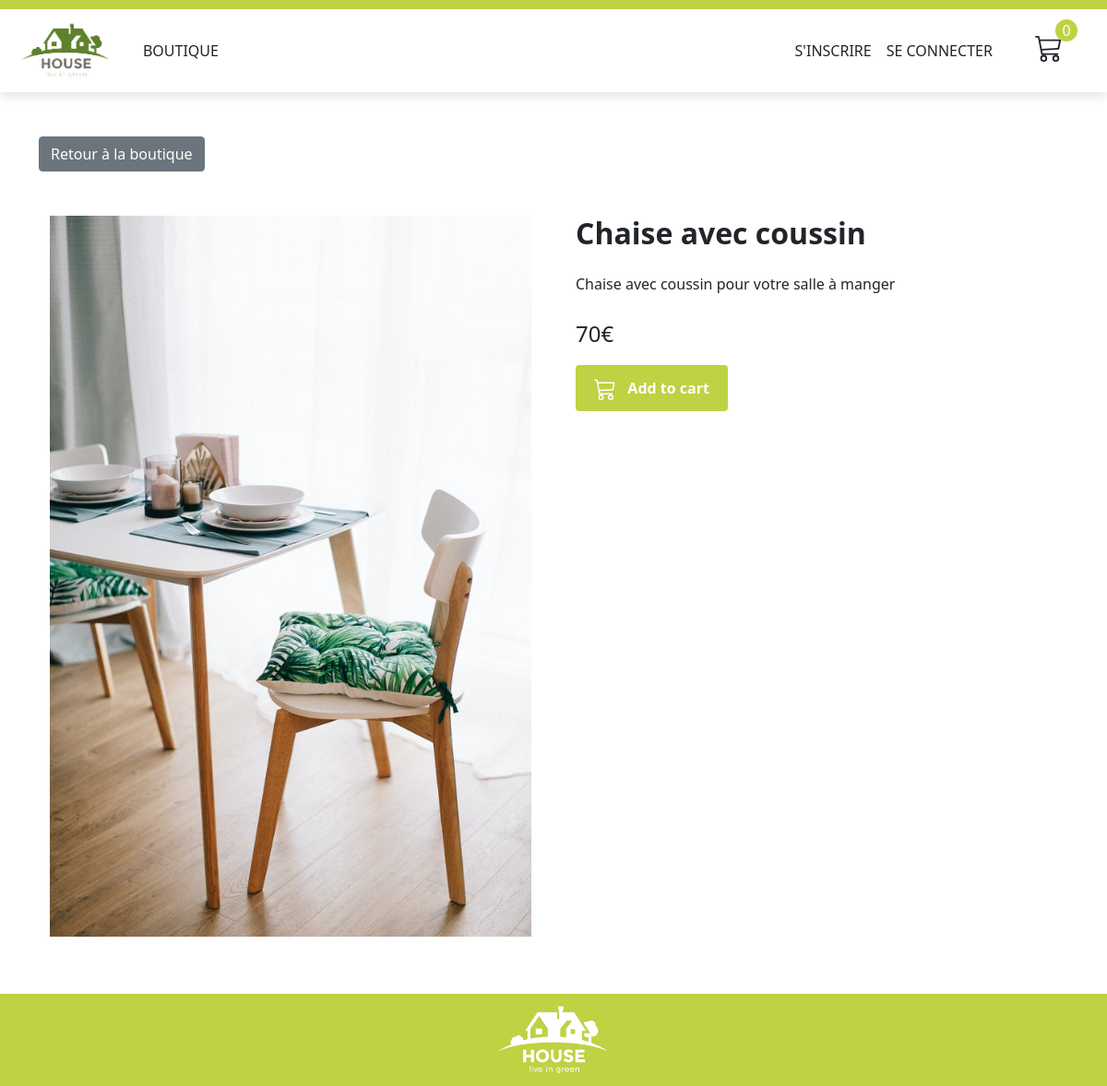
Screenshot of /viewproduct.php?id=1 with the database file from the repository.
### tables this page shows
CREATE TABLE `products` (
  `id` int(11) NOT NULL,
  `name` varchar(255) NOT NULL DEFAULT '0',
  `price` int(11) NOT NULL DEFAULT '0',
  `category_id` int(11) NOT NULL DEFAULT '0',
  `description` text NOT NULL,
  `img` varchar(255) NOT NULL
);

### core/Database.php (called while the page is built, shortened)
<?php
class Database {
    protected $dbUser;
    protected $dbPassword;
    protected $dsn;
    protected $dbConnection = NULL;
    protected $errorLogFile;
    public function __construct() {
        $this->dbUser = DB_USER;
        $this->dbPassword = DB_PASSWORD;
        $this->dsn = 'mysql:host=' . DB_HOST . ';dbname=' . DB_NAME . ';port=' . DB_PORT . ';charset=UTF8';
        $this->errorLogFile = 'myShopErrors.log';
    }
    public function connect() {
        try {
            $connection = new PDO($this->dsn, $this->dbUser, $this->dbPassword);
            $connection->setAttribute(PDO::ATTR_ERRMODE, PDO::ERRMODE_EXCEPTION);
            $this->dbConnection = $connection;
        }
        catch (PDOException $e) {
            error_log($e->getMessage() . "\n", 3, $this->errorLogFile);
            echo 'PDO ERROR: more info in ' . $this->errorLogFile . "\n";
        }
        return $this;
    }
    public function getProduct($id) {
        $req = $this->dbConnection->prepare('SELECT * FROM products WHERE id = ?');
        $req->execute(array($id));
        if($result = $req->fetch(PDO::FETCH_ASSOC)) {
            return $result;
        } else {
            return false;
        }
    }
}

### viewproduct.php (the view, shortened to what this page needs)
<?php
    require_once 'core/Database.php';
    $db = new Database();
    $db->connect();
    if (isset($_GET['id'])) {
        $id = $_GET['id'];
        $product = $db->getproduct($id);
    }
?>
<!DOCTYPE HTML>
<html lang="fr">
    <head>
        <?php require 'includes/head-inc.php'; ?>
    </head>
    <body>
        <?php require 'includes/layouts/header-inc.php'; ?>
        <main>
            <div class="container">
                <div>
                    <a href="index.php" class="btn btn-secondary">Retour à la boutique</a>
                </div>
                <?php if (!isset($_GET['id']) || $product === false) { ?>
                    <div class="alert alert-danger my-4">Ce produit n'existe pas ! Veuillez sélectionner un produit existant.</div>
                <?php } else { ?>
                    <div class="row row-cols-1 row-cols-md-2">
                        <div class="col g-5">
                            <img src="<?= $product['img'] ?>" alt="<?= $product['name']?>" class="d-block m-auto mw-100">
                        </div>
                        <div class="col g-5">
                            <h2 class="fw-bold"><?= $product['name']?></h2>
                            <p class="my-4"><?= $product['description']?></p>
                                <p class="fs-4"><?= $product['price']?>€</p>
                                <a href="add-to-cart.php?id=<?= $product['id'] ?>" class="btn btn-custom fw-bold">
                                    Add to cart
                                </a>
                        </div>
                    </div>
                <?php } ?>
            </div>
        </main>
        <?php require 'includes/layouts/footer-inc.php'; ?>
    </body>
</html>

### assets/css/app.css (style rules this page uses)
html, body { height: 100%; }
main { min-height: calc(100vh - 100px - 114px - 96px); }
.btn-custom { background-color: #bed243; color: #ffffff; padding: 0.7rem 1.2rem; transition: all 300ms ease-out; }
.btn-custom__logo { height: 1.5rem; width: auto; margin-right: 0.5rem; }

### rows the page displays
products: img (picture), name "Chaise avec coussin", description "Chaise avec coussin pour votre salle à manger", price "70"
